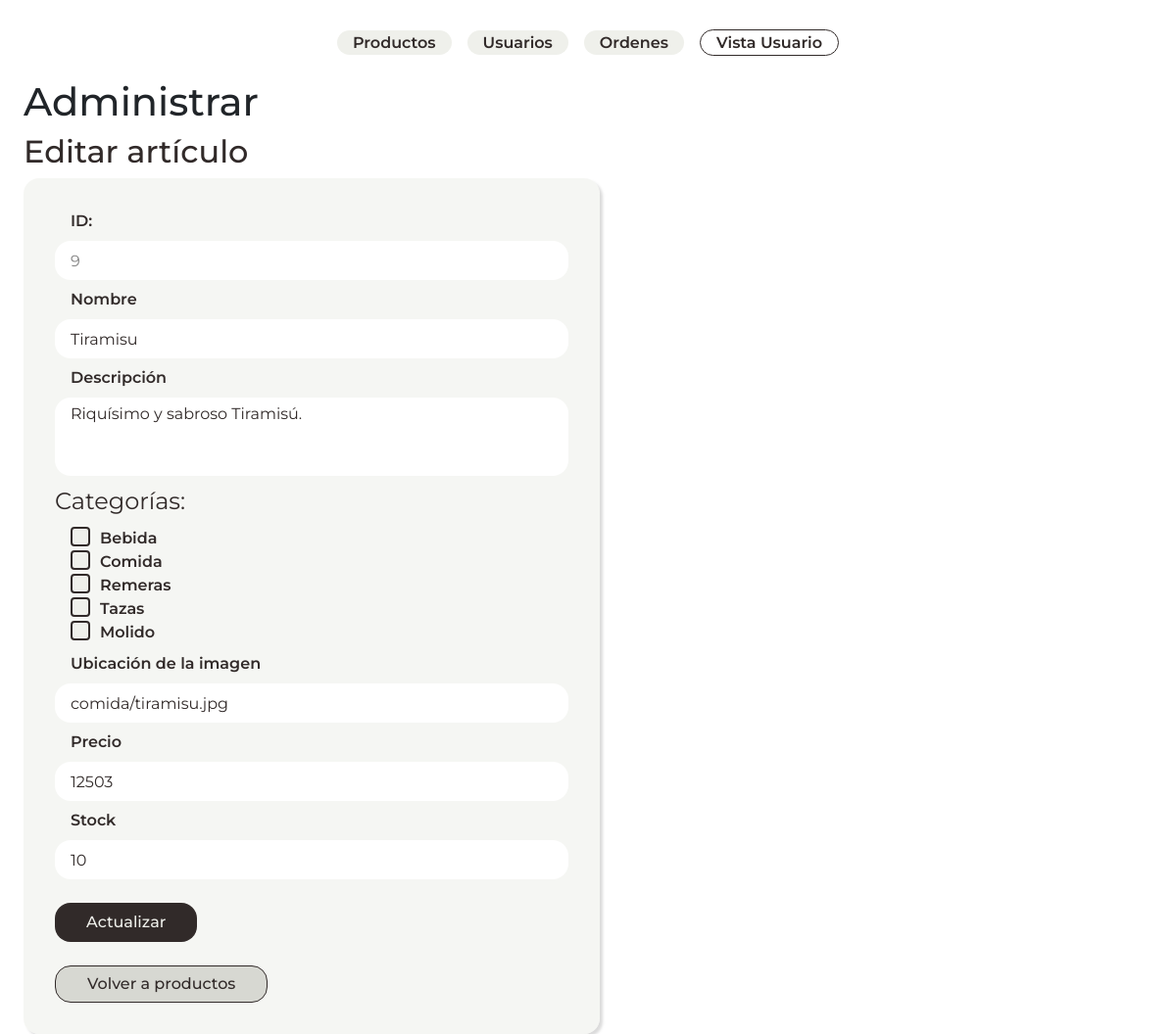
The page /admin.php?sec=update&id=9 on the database as committed earlier.
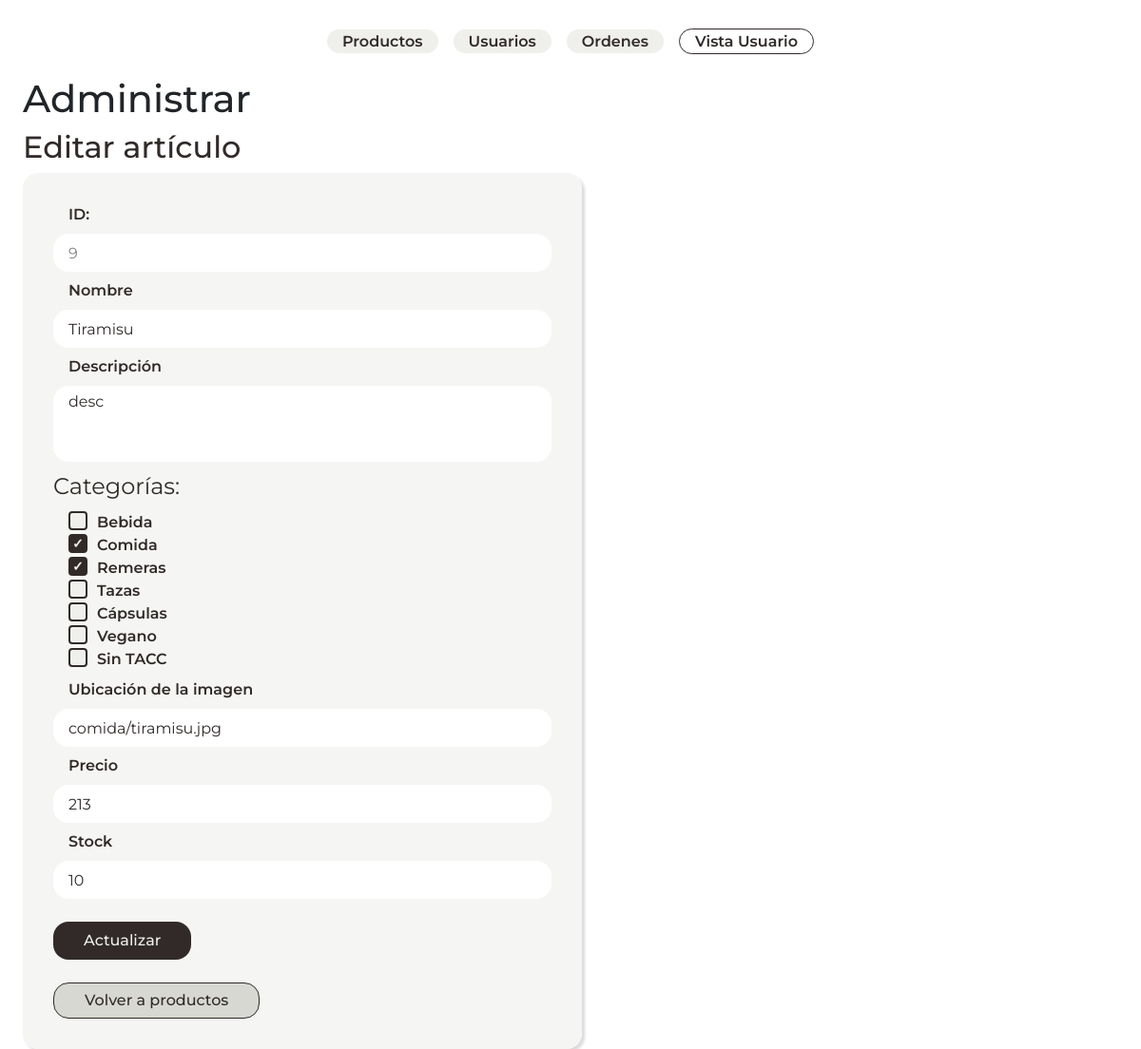
The same page on the database as committed later.
### tables this page shows
CREATE TABLE `productos_bar` (
  `id` int(11) UNSIGNED NOT NULL,
  `nombre` varchar(50) NOT NULL,
  `descripcion` mediumtext DEFAULT NULL,
  `imagen` varchar(70) DEFAULT NULL,
  `precio` decimal(10,0) UNSIGNED NOT NULL,
  `stock` int(10) UNSIGNED DEFAULT NULL
);

CREATE TABLE `categorias` (
  `id` int(11) UNSIGNED NOT NULL,
  `categoria` varchar(50) NOT NULL
);

### clases/conexion.php (called while the page is built, shortened)
<?php
class Conexion {
    private $servername = "localhost";
    private $username = "root";
    private $password = "";
    private $db = "maldito";
    protected $conn;
    public function __construct (){
        try {
            $this->conn = new PDO ("mysql: host=$this->servername;dbname=$this->db", $this->username, $this->password);
            $this->conn->setAttribute(PDO::ATTR_ERRMODE, PDO::ERRMODE_EXCEPTION);
        } catch (PDOException $e){
            echo "Conexión fallida: ". $e->getMessage();
        }
    }
    public function getConn (){
        return $this->conn;
    }
}
?>

### clases/Productos.php (called while the page is built, shortened)
<?php
require 'conexion.php';
class Producto
{
    private $conn;
    private $tabla = 'productos_bar';
    public function __construct ()
    {
        $database_conexion = new Conexion();
        $this->conn = $database_conexion ->getConn();
    }
    public function read ($id)
    {
        $query = "SELECT * FROM $this->tabla WHERE id = :id";
        $stmt = $this->conn->prepare($query);
        $stmt ->bindParam (":id", $id);
        $stmt-> execute();
        return $stmt;
    }
    public function getCategorias (){
        $query = "SELECT * FROM categorias";
        $stmt = $this->conn->prepare($query);
        $stmt->execute();
        if ($stmt->rowCount() > 0){
           return $stmt->fetchAll(PDO::FETCH_ASSOC);
        } else {
            return false;
        }
    }
}

### views/admin/update.php (the view, shortened to what this page needs)
<?php
include_once 'clases/Productos.php';
$producto = new Producto();
$categoriasDisponibles = $producto->getCategorias();
if ($_SERVER['REQUEST_METHOD'] == 'POST'){
    $id = $_POST['id'];
    $nombre = $_POST['nombre'];
    $descripcion = $_POST['descripcion'];
    $categorias_checked = $_POST['categoria'];
    $imagen = $_POST['imagen'];
    $precio = $_POST['precio'];
    $stock = $_POST['stock'];
    $producto->update($id, $nombre, $descripcion, $precio, $stock ,$imagen, $categorias_checked);
    header ("Location: admin.php?sec=productosAll");
} else {
    $id = isset($_GET['id']) ? $_GET['id'] : die('ERROR: REGISTRO NO ENCONTRADO');
    $stmt = $producto->read($id);
    $row =$stmt->fetch(PDO::FETCH_ASSOC);
    $nombre =$row['nombre'];
    $descripcion = $row['descripcion'];
    $imagen = $row['imagen'];
    $precio = $row['precio'];
    $stock = $row['stock'];
    $id = $row['id'];
}
?>
<h2>Editar artículo</h2>
<form action="admin.php?sec=update" method="post">
    <label>ID: </label>
    <input class="readonlyInput" readonly name="id" value="<?php echo $id ?>">
    <label>Nombre</label>
    <input type="text" name="nombre" value="<?php echo $nombre ?>">
    <label>Descripción</label>
    <textarea name="descripcion" placeholder="Escribe la descripción del producto"><?php echo $descripcion ?></textarea>
    <fieldset>
        <legend>Categorías: </legend>
        <?php
            foreach ($categoriasDisponibles as $categoria) {
                echo '<div class="list-checkbox">';
                echo '<label for="' . strtolower($categoria['categoria']) . '"> ' . $categoria['categoria'] . ' </label>';
                echo '</div>';
            }
        ?>
    </fieldset>
    <label>Ubicación de la imagen</label>
    <input type="text" name="imagen" value="<?php echo $imagen ?>">
    <label>Precio</label>
    <input type="number" name="precio" value=<?php echo $precio ?>>
    <label>Stock</label>
    <input type="number" name="stock" value=<?php echo $stock ?>>
    <input class="btn formulario-usuario__btn" type="submit" value="Actualizar">
    <a class="btn alternativa-usuario__btn" href="admin.php">Volver a productos</a>
</form>

Rows that differ between the two databases and show on the page:
changed productos_bar "Tiramisu": descripcion "Riquísimo y sabroso Tiramisú." → "desc"; precio "12503" → "213"
changed categorias: categoria "Molido" → "Cápsulas"
added categorias: categoria "Vegano"
added categorias: categoria "Sin TACC"
